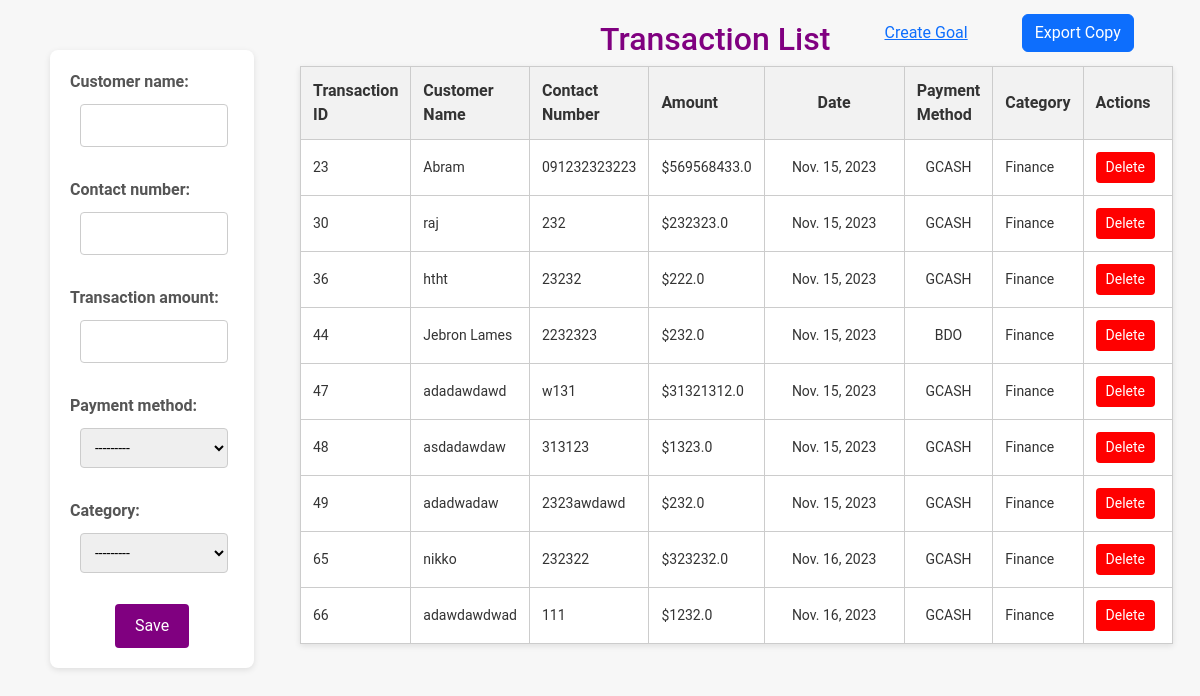
The page /recordtransaction on the database as committed earlier.
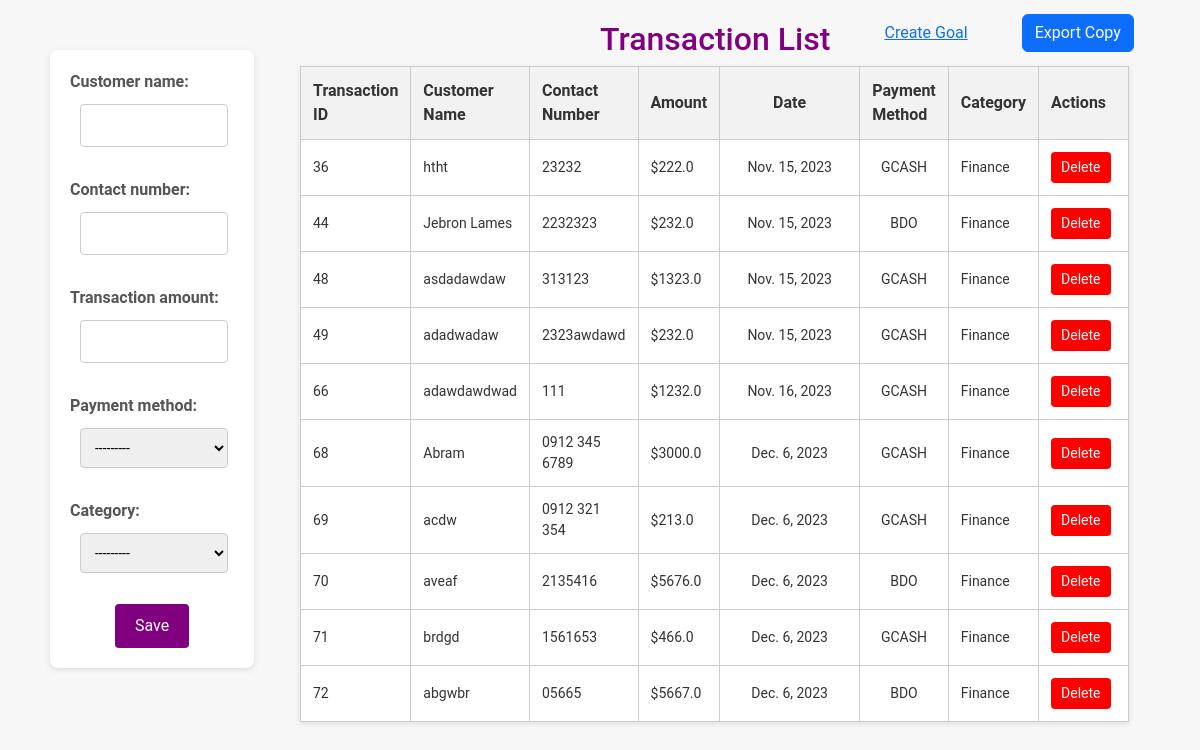
The same page on the database as committed later.
### pages/models.py (models this page shows)
class RecordTransaction(models.Model):
    transaction_id = models.AutoField(primary_key=True)
    customer_name = models.CharField(max_length=20)
    contact_number = models.CharField(max_length=20, unique=True)
    transaction_amount = models.FloatField()
    transaction_date = models.DateField(auto_now=True)
    payment_method = models.ForeignKey(PaymentMethod, on_delete=models.CASCADE)
    category = models.ForeignKey(Category, on_delete=models.CASCADE)

class PaymentMethod(models.Model):
    name = models.CharField(max_length=20)
    description = models.TextField()
    def __str__(self):
        return self.name

class Category(models.Model):
    name = models.CharField(max_length=20)
    description = models.TextField()
    def __str__(self):
        return self.name

### pages/views.py (the view)
# urls.py: path("recordtransaction", views.recordtransaction, name = "recordtransaction"),
def recordtransaction(request):
    if request.method == 'POST':
        form = RecordTransactionForm(request.POST)
        if form.is_valid():
            form.save()
            messages.success(request, "Record Successfully Created")
            return redirect('recordtransaction')  # Redirect to the same page
    else:
        form = RecordTransactionForm()
    all_items = RecordTransaction.objects.all()
    return render(request, 'pages/recordtransaction.html', {'form': form, 'all': all_items})

### pages/forms.py
class RecordTransactionForm(forms.ModelForm):
    class Meta:
        model = RecordTransaction
        fields = '__all__'

### pages/templates/pages/recordtransaction.html (shortened to what this page needs)
{% load static %}
<!DOCTYPE html>
<html lang="en">
  <head>
    <link
      href="https://cdn.jsdelivr.net/npm/bootstrap@5.3.2/dist/css/bootstrap.min.css"
      rel="stylesheet"
    />
    <link rel="stylesheet" href="{% static 'recordtransaction.css' %}" />
  </head>
  <body>
    <form id="transactionForm" method="post">
      {% csrf_token %} {{ form.as_p }}
      <button type="submit">Save</button>
    </form>
    <div class="Trans-List">
      <h2>Transaction List</h2>
      <a href="{% url 'create_goal' %}" target="blank" class="listFeature"
        >Create Goal</a
      >
      <button id="downloadPDFButton" class="btn btn-primary listFeature">
         Export Copy
      </button>
    </div>
    <div id="pdfContent">
      <table id="transactionTable">
        <thead>
          <tr>
            <th>Transaction ID</th>
            <th>Customer Name</th>
            <th>Contact Number</th>
            <th>Amount</th>
            <th class="date">Date</th>
            <th>Payment Method</th>
            <th>Category</th>
            <th>Actions</th>
          </tr>
        </thead>
        <tbody id="transactionList">
          {% for item in all %}
          <tr
            class="transaction-row"
            id="transaction-row-{{ item.transaction_id }}"
          >
            <td>{{ item.transaction_id }}</td>
            <td>{{ item.customer_name }}</td>
            <td>{{ item.contact_number }}</td>
            <td>${{ item.transaction_amount }}</td>
            <td class="date-column">{{ item.transaction_date }}</td>
            <td class="payment">{{ item.payment_method.name }}</td>
            <td>{{ item.category.name }}</td>
            <td>
              <button
                class="delete-button"
                data-transaction-id="{{ item.transaction_id }}"
              >
                Delete
              </button>
            </td>
          </tr>
          {% endfor %}
        </tbody>
      </table>
    </div>
  </body>
</html>

### pages/static/recordtransaction.css (style rules this page uses)
* { font-family: 'Roboto', sans-serif; }
body { font-family: 'Roboto', sans-serif; background-color: #f7f7f7; margin: 0; padding: 0; color: #333; }
form { background-color: #fff; border-radius: 8px; padding: 20px; box-shadow: 0 2px 6px rgba(0, 0, 0, 0.1); float: left; margin-left: 50px; margin-top: 50px; width: 17%; }
label { display: block; margin-bottom: 10px; font-weight: bold; color: #555; }
input[type="text"], input[type="number"], select, input[type="date"] { width: 90%; padding: 10px; margin-bottom: 15px; border: 1px solid #ccc; border-radius: 4px; font-size: 14px; margin-left: 10px; }
button[type="submit"] { display: block; margin: 0 auto; background-color: purple; color: #fff; border: none; border-radius: 4px; padding: 10px 20px; font-size: 16px; cursor: pointer; }
h2 { text-align: center; color: purple; margin-top: 20px; }
table { width: 90%; border-collapse: collapse; background-color: #fff; box-shadow: 0 2px 6px rgba(0, 0, 0, 0.1); margin: 0 auto; }
th, td { border: 1px solid #ccc; padding: 12px; text-align: left; }
th { background-color: #f2f2f2; color: #333; font-weight: bold; }
td { font-size: 14px; }
button.delete-button { background-color: red; color: #fff; border: none; border-radius: 4px; padding: 5px 10px; font-size: 14px; cursor: pointer; margin-right: 5px; }
#pdfContent { width: 50%; margin-left: auto; margin-right: auto; }
.listFeature { margin-left: 9%; }
.Trans-List { display: flex; flex: 1; align-items: center; margin-left: 50%; }
.date-column { min-width: 140px; text-align: center; }
.date { text-align: center; }
.payment { text-align: center; }

Rows that differ between the two databases and show on the page:
removed RecordTransaction: transaction_id "23", customer_name "Abram", contact_number "091232323223", transaction_amount "569568433.0", transaction_date "Nov. 15, 2023", payment_method.name "GCASH", category.name "Finance"
removed RecordTransaction: transaction_id "30", customer_name "raj", contact_number "232", transaction_amount "232323.0", transaction_date "Nov. 15, 2023", payment_method.name "GCASH", category.name "Finance"
removed RecordTransaction: transaction_id "47", customer_name "adadawdawd", contact_number "w131", transaction_amount "31321312.0", transaction_date "Nov. 15, 2023", payment_method.name "GCASH", category.name "Finance"
removed RecordTransaction: transaction_id "65", customer_name "nikko", contact_number "232322", transaction_amount "323232.0", transaction_date "Nov. 16, 2023", payment_method.name "GCASH", category.name "Finance"
added RecordTransaction: transaction_id "68", customer_name "Abram", contact_number "0912 345 6789", transaction_amount "3000.0", transaction_date "Dec. 6, 2023", payment_method.name "GCASH", category.name "Finance"
added RecordTransaction: transaction_id "69", customer_name "acdw", contact_number "0912 321 354", transaction_amount "213.0", transaction_date "Dec. 6, 2023", payment_method.name "GCASH", category.name "Finance"
added RecordTransaction: transaction_id "70", customer_name "aveaf", contact_number "2135416", transaction_amount "5676.0", transaction_date "Dec. 6, 2023", payment_method.name "BDO", category.name "Finance"
added RecordTransaction: transaction_id "71", customer_name "brdgd", contact_number "1561653", transaction_amount "466.0", transaction_date "Dec. 6, 2023", payment_method.name "GCASH", category.name "Finance"
added RecordTransaction: transaction_id "72", customer_name "abgwbr", contact_number "05665", transaction_amount "5667.0", transaction_date "Dec. 6, 2023", payment_method.name "BDO", category.name "Finance"
